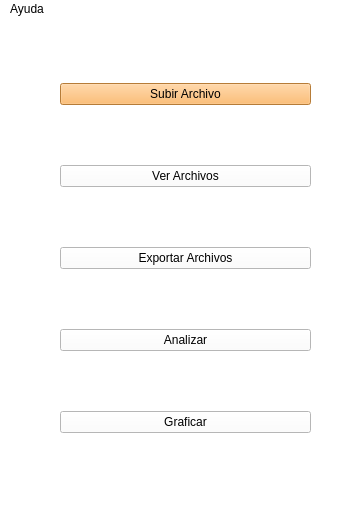
<?xml version="1.0" encoding="UTF-8"?>
<ui version="4.0">
 <class>MainWindow</class>
 <widget class="QMainWindow" name="MainWindow">
  <property name="windowModality">
   <enum>Qt::WindowModal</enum>
  </property>
  <property name="enabled">
   <bool>true</bool>
  </property>
  <property name="geometry">
   <rect>
    <x>0</x>
    <y>0</y>
    <width>363</width>
    <height>527</height>
   </rect>
  </property>
  <property name="sizePolicy">
   <sizepolicy hsizetype="Ignored" vsizetype="Ignored">
    <horstretch>0</horstretch>
    <verstretch>0</verstretch>
   </sizepolicy>
  </property>
  <property name="windowTitle">
   <string>Funciones</string>
  </property>
  <property name="autoFillBackground">
   <bool>true</bool>
  </property>
  <property name="styleSheet">
   <string notr="true">background-color: rgb(255, 255, 255);</string>
  </property>
  <widget class="QWidget" name="centralwidget">
   <widget class="QWidget" name="verticalLayoutWidget">
    <property name="geometry">
     <rect>
      <x>60</x>
      <y>10</y>
      <width>251</width>
      <height>461</height>
     </rect>
    </property>
    <layout class="QVBoxLayout" name="verticalLayout_3">
     <item>
      <widget class="QPushButton" name="SubirArchivo">
       <property name="styleSheet">
        <string notr="true">background-color: rgb(255, 173, 79);</string>
       </property>
       <property name="text">
        <string>Subir Archivo</string>
       </property>
      </widget>
     </item>
     <item>
      <widget class="QPushButton" name="VerArchivos">
       <property name="text">
        <string>Ver Archivos</string>
       </property>
      </widget>
     </item>
     <item>
      <widget class="QPushButton" name="ExportarArchivos">
       <property name="text">
        <string>Exportar Archivos</string>
       </property>
      </widget>
     </item>
     <item>
      <widget class="QPushButton" name="Analizar">
       <property name="text">
        <string>Analizar</string>
       </property>
      </widget>
     </item>
     <item>
      <widget class="QPushButton" name="Graficar">
       <property name="text">
        <string>Graficar</string>
       </property>
      </widget>
     </item>
    </layout>
   </widget>
  </widget>
  <widget class="QMenuBar" name="menubar">
   <property name="geometry">
    <rect>
     <x>0</x>
     <y>0</y>
     <width>363</width>
     <height>21</height>
    </rect>
   </property>
   <widget class="QMenu" name="menuAyuda">
    <property name="title">
     <string>Ayuda</string>
    </property>
    <addaction name="actionSubir_Archivo"/>
    <addaction name="actionVer_Archivo"/>
    <addaction name="actionExportar_Archivo"/>
    <addaction name="actionAnalizar"/>
   </widget>
   <addaction name="menuAyuda"/>
  </widget>
  <widget class="QStatusBar" name="statusbar"/>
  <action name="actionSubir_Archivo">
   <property name="text">
    <string>Subir Archivo</string>
   </property>
  </action>
  <action name="actionVer_Archivo">
   <property name="text">
    <string>Ver Archivo</string>
   </property>
  </action>
  <action name="actionExportar_Archivo">
   <property name="text">
    <string>Exportar Archivo</string>
   </property>
  </action>
  <action name="actionAnalizar">
   <property name="text">
    <string>Analizar</string>
   </property>
  </action>
 </widget>
 <resources/>
 <connections/>
</ui>
